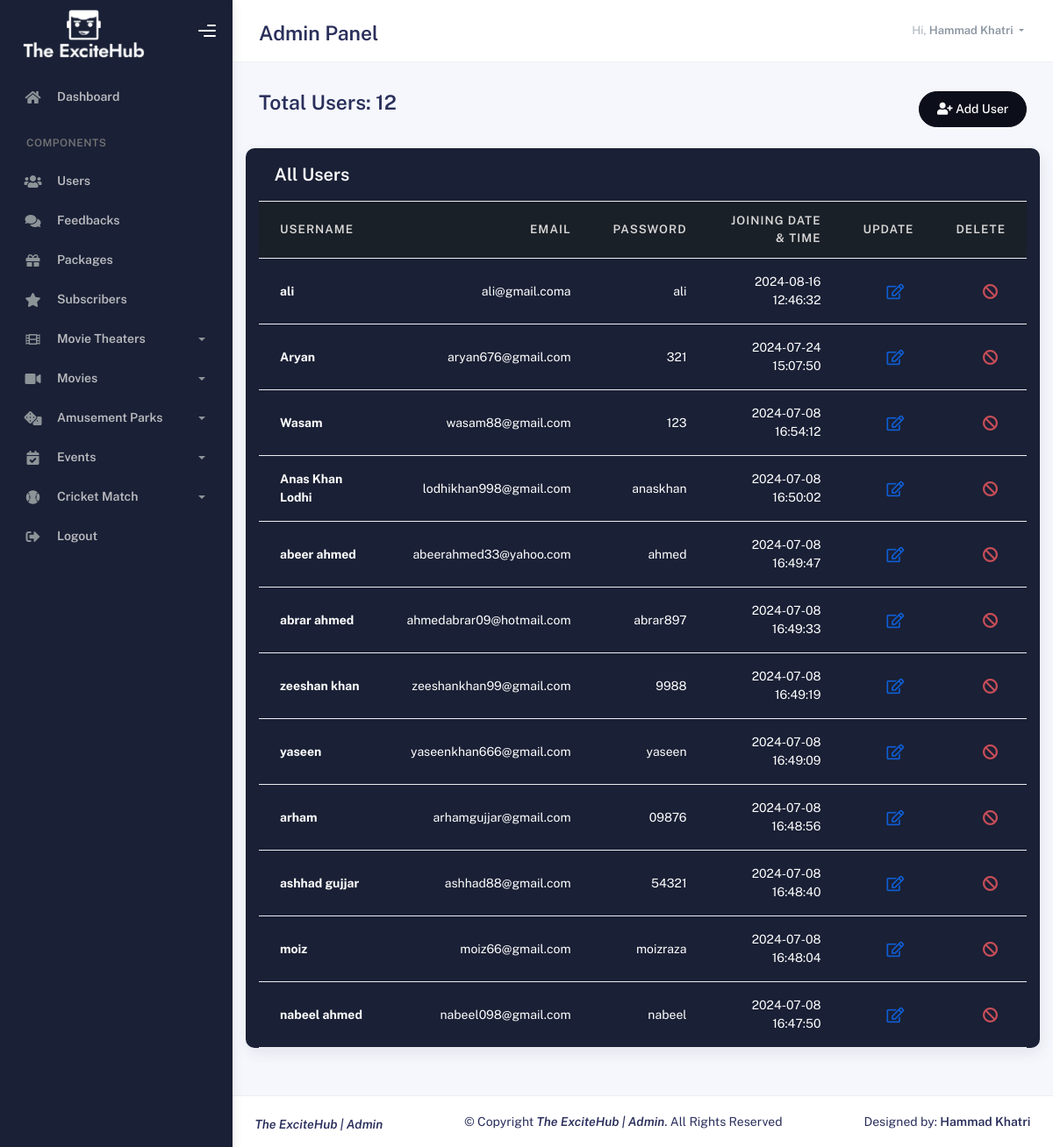
Screenshot of /admin/users.php (signed in) with the database file from the repository.
### tables this page shows
CREATE TABLE `users` (
  `id` int(11) NOT NULL,
  `username` varchar(50) NOT NULL,
  `email` varchar(50) NOT NULL,
  `password` varchar(50) NOT NULL,
  `joindate` datetime NOT NULL DEFAULT current_timestamp()
);

### admin/users.php (the view, shortened to what this page needs)
<!DOCTYPE html>
<html lang="en">
  <head>
    <link rel="stylesheet" href="assets/css/bootstrap.min.css" />
    <link rel="stylesheet" href="assets/css/plugins.min.css" />
    <link rel="stylesheet" href="assets/css/kaiadmin.min.css" />
    <link rel="stylesheet" href="assets/css/demo.css" />
    <link rel="stylesheet" href="assets/css/style.css">
  </head>
  <body>
    <div class="wrapper">
      <?php
	    include '_dbconnection.php';
      include "_nav.php";
      ?>
        <div class="container">
          <div class="page-inner">
            <div
              class="d-flex align-items-left align-items-md-center flex-column flex-md-row pt-2 pb-4"
            >
            <?php
                      $sql="SELECT * FROM `users`";
                      $result=mysqli_query($conn,$sql);
                      $row=mysqli_num_rows($result);
                      ?>
              <div>
                <h3 class="fw-bold mb-3">Total Users: <?php echo  $row; ?></h3>
              </div>
              <div class="ms-md-auto py-2 py-md-0">
                <a href="add_user.php" class="btn btn-success btn-round"><i class="fas fa-user-plus"></i> Add User</a>
              </div>
            </div>
            <div class="row">
                <div class="card card-round">
                  <div class="card-header">
                    <div class="card-head-row card-tools-still-right">
                      <div class="card-title">All Users</div>
                    </div>
                  </div>
                  <div class="card-body p-0">
                    <div class="table-responsive">
                      <table class="table align-items-center mb-0" >
                        <thead class="thead-dark">
                          <tr>
                            <th scope="col">Username</th>
                            <th scope="col" class="text-end">Email</th>
                            <th scope="col" class="text-end">Password</th>
                            <th scope="col" class="text-end">Joining Date & Time</th>
                            <th scope="col" class="text-end">Update</th>
                            <th scope="col" class="text-end">Delete</th>
                          </tr>
                        </thead>
                        <tbody>
                        <?php
                       $sql = "SELECT * FROM `users` ORDER BY `id` DESC";
                       $result = mysqli_query($conn, $sql);
                       while($row=mysqli_fetch_assoc($result)){
                       ?>
                          <tr>
                            <th scope="row">
                              <?php  echo $row['username']; ?>
                            </th>
                            <td class="text-end"><?php echo $row['email']; ?></td>
                            <td class="text-end"><?php echo $row['password']; ?></td>
                            <td class="text-end"><?php echo $row['joindate']; ?></td>
                            <td class="text-end">
                            <a href="update_user.php?id=<?php echo $row['id']; ?>" class="btn btn-icon btn-link op-8 me-1">
                            <i class="far fa-edit"></i>
                            </a>
                            </td>
                            <td class="text-end">
                            <button class="btn btn-icon btn-link btn-danger op-8" data-id="<?php echo $row['id'];?>" data-username="<?php echo $row['username']; ?>" data-bs-toggle="modal" data-bs-target="#exampleModal">
                                <i class="fas fa-ban"></i>
                            </button>
                            </td>
                          </tr>
                            <?php
                       }
                            ?>
                        </tbody>
                      </table>
                    </div>
                  </div>
            </div>
          </div>
        </div>
      </div>
        <?php
        include '_footer.php';
        ?>
    </div>
  </body>
</html>

### admin/assets/css/style.css (style rules this page uses)
.card-round { background: #1a2035!important; }
.card-title { color: #ffff!important; }
.card { background: #1a2035!important; }
.table>tbody>tr>td, .table>tbody>tr>th { background: #1a2035!important; color: #ffff!important; }
.table>thead>tr>th { background: #1a2028!important; color: #dad8d8!important; }
.btn-success { background: #0c0f1a!important; border-color: #0c0f1a!important; color: #ffff!important; }

### rows the page displays
users: username "ali", email "ali@gmail.coma", password "ali", joindate "2024-08-16 12:46:32"
users: username "Aryan", email "aryan676@gmail.com", password "321", joindate "2024-07-24 15:07:50"
users: username "Wasam", email "wasam88@gmail.com", password "123", joindate "2024-07-08 16:54:12"
users: username "Anas Khan Lodhi", email "lodhikhan998@gmail.com", password "anaskhan", joindate "2024-07-08 16:50:02"
users: username "abeer ahmed", email "abeerahmed33@yahoo.com", password "ahmed", joindate "2024-07-08 16:49:47"
users: username "abrar ahmed", email "ahmedabrar09@hotmail.com", password "abrar897", joindate "2024-07-08 16:49:33"
users: username "zeeshan khan", email "zeeshankhan99@gmail.com", password "9988", joindate "2024-07-08 16:49:19"
users: username "yaseen", email "yaseenkhan666@gmail.com", password "yaseen", joindate "2024-07-08 16:49:09"
users: username "arham", email "arhamgujjar@gmail.com", password "09876", joindate "2024-07-08 16:48:56"
users: username "ashhad gujjar", email "ashhad88@gmail.com", password "54321", joindate "2024-07-08 16:48:40"
users: username "moiz", email "moiz66@gmail.com", password "moizraza", joindate "2024-07-08 16:48:04"
users: username "nabeel ahmed", email "nabeel098@gmail.com", password "nabeel", joindate "2024-07-08 16:47:50"

### other values shown
$_SESSION['username'] "Hammad Khatri"
$row "12"
